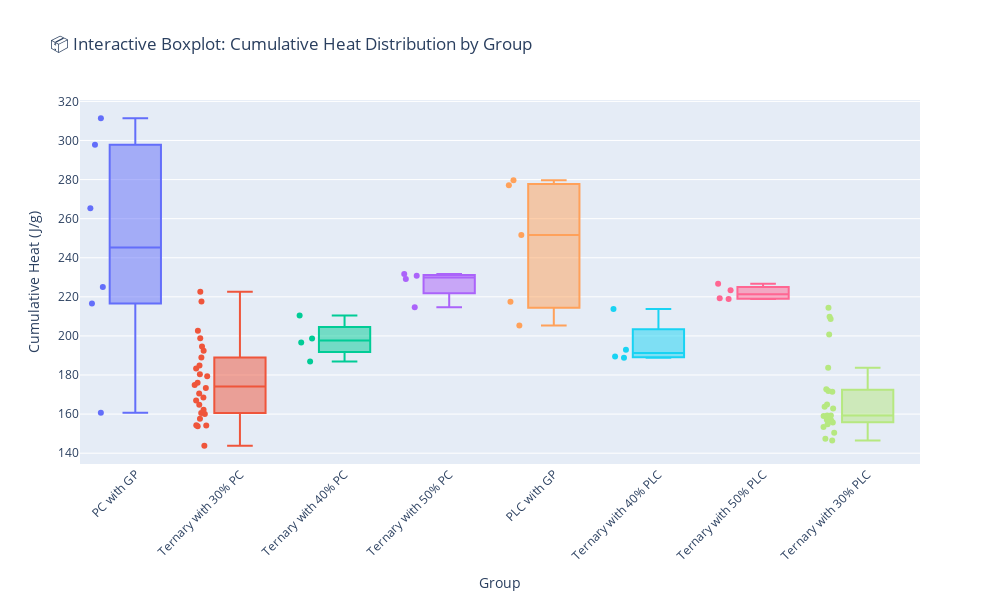

Notebook cell for this chart:
### Markdown cell above
#### 🔍 Insight: ΔHeat Relative to Quartz-Based Binary Blends

This interactive bar chart highlights how each blend group performs relative to its Quartz-based baseline:

- **Positive ΔHeat values** indicate that the SCMs in that group contribute additional hydration energy beyond the baseline binder (PC or PLC).
- **Percentage difference** provides a relative measure of how much improvement (or reduction) is achieved in heat release.
- For example, groups like *Ternary with 50% PC* and *PC with GP* show strong heat contribution, suggesting highly reactive SCM interactions.
- In contrast, smaller ΔHeat or percentage gains may indicate limited reactivity or possible dilution effects.
- This comparison avoids cross-binder confusion by ensuring PC and PLC groups are only compared with their respective baselines.

Use this insight to prioritize **efficient and reactive blend designs** while maintaining binder-type consistency.

### Code cell
import plotly.express as px

# Filter to only the 8 relevant groups
relevant_groups = [
    'PC with GP', 'PLC with GP',
    'Ternary with 30% PC', 'Ternary with 40% PC', 'Ternary with 50% PC',
    'Ternary with 30% PLC', 'Ternary with 40% PLC', 'Ternary with 50% PLC'
]

# Filtered DataFrame for plotting
box_df = df1[df1['Group_names'].isin(relevant_groups)]

# Create interactive boxplot
fig = px.box(
    box_df,
    x="Group_names",
    y="Cumulative Heat (J/g)",
    color="Group_names",
    title="📦 Interactive Boxplot: Cumulative Heat Distribution by Group",
    labels={"Group_names": "Group", "Cumulative Heat (J/g)": "Cumulative Heat (J/g)"},
    points="all"  # shows all data points as scatter
)

fig.update_layout(
    showlegend=False,
    xaxis_tickangle=-45,
    width=1000,
    height=600
)
fig.show()

### Figure 1 — Plotly figure (JSON) as saved in the notebook; plotly's stock layout.template omitted (floating-point values rounded to 4 significant figures)
{"data": [{"alignmentgroup": "True", "boxpoints": "all", "hovertemplate": "Group=%{x}<br>Cumulative Heat (J/g)=%{y}<extra></extra>", "legendgroup": "PC with GP", "marker": {"color": "#636efa"}, "name": "PC with GP", "notched": false, "offsetgroup": "PC with GP", "orientation": "v", "showlegend": true, "type": "box", "x": ["PC with GP", "PC with GP", "PC with GP", "PC with GP", "PC with GP", "PC with GP"], "x0": " ", "xaxis": "x", "y": [297.8, 311.4, 265.4, 225.1, 216.6, 160.6], "y0": " ", "yaxis": "y"}, {"alignmentgroup": "True", "boxpoints": "all", "hovertemplate": "Group=%{x}<br>Cumulative Heat (J/g)=%{y}<extra></extra>", "legendgroup": "Ternary with 30% PC", "marker": {"color": "#EF553B"}, "name": "Ternary with 30% PC", "notched": false, "offsetgroup": "Ternary with 30% PC", "orientation": "v", "showlegend": true, "type": "box", "x": ["Ternary with 30% PC", "Ternary with 30% PC", "Ternary with 30% PC", "Ternary with 30% PC", "Ternary with 30% PC", "Ternary with 30% PC", "Ternary with 30% PC", "Ternary with 30% PC", "Ternary with 30% PC", "Ternary with 30% PC", "Ternary with 30% PC", "Ternary with 30% PC", "Ternary with 30% PC", "Ternary with 30% PC", "Ternary with 30% PC", "Ternary with 30% PC", "Ternary with 30% PC", "Ternary with 30% PC", "Ternary with 30% PC", "Ternary with 30% PC", "Ternary with 30% PC", "Ternary with 30% PC", "Ternary with 30% PC", "Ternary with 30% PC", "Ternary with 30% PC", "Ternary with 30% PC"], "x0": " ", "xaxis": "x", "y": [180.4, 183.3, 202.6, 217.7, 194.6, 222.6, 179.4, 184.9, 189.0, 168.5, 174.9, 176.1, 192.4, 198.8, 154.3, 154.1, 143.8, 157.7, 164.8, 162.2, 153.8, 160.1, 173.4, 170.6, 160.5, 167.0], "y0": " ", "yaxis": "y"}, {"alignmentgroup": "True", "boxpoints": "all", "hovertemplate": "Group=%{x}<br>Cumulative Heat (J/g)=%{y}<extra></extra>", "legendgroup": "Ternary with 40% PC", "marker": {"color": "#00cc96"}, "name": "Ternary with 40% PC", "notched": false, "offsetgroup": "Ternary with 40% PC", "orientation": "v", "showlegend": true, "type": "box", "x": ["Ternary with 40% PC", "Ternary with 40% PC", "Ternary with 40% PC", "Ternary with 40% PC"], "x0": " ", "xaxis": "x", "y": [210.4, 186.8, 196.7, 198.6], "y0": " ", "yaxis": "y"}, {"alignmentgroup": "True", "boxpoints": "all", "hovertemplate": "Group=%{x}<br>Cumulative Heat (J/g)=%{y}<extra></extra>", "legendgroup": "Ternary with 50% PC", "marker": {"color": "#ab63fa"}, "name": "Ternary with 50% PC", "notched": false, "offsetgroup": "Ternary with 50% PC", "orientation": "v", "showlegend": true, "type": "box", "x": ["Ternary with 50% PC", "Ternary with 50% PC", "Ternary with 50% PC", "Ternary with 50% PC"], "x0": " ", "xaxis": "x", "y": [231.7, 214.7, 229.1, 230.8], "y0": " ", "yaxis": "y"}, {"alignmentgroup": "True", "boxpoints": "all", "hovertemplate": "Group=%{x}<br>Cumulative Heat (J/g)=%{y}<extra></extra>", "legendgroup": "PLC with GP", "marker": {"color": "#FFA15A"}, "name": "PLC with GP", "notched": false, "offsetgroup": "PLC with GP", "orientation": "v", "showlegend": true, "type": "box", "x": ["PLC with GP", "PLC with GP", "PLC with GP", "PLC with GP", "PLC with GP"], "x0": " ", "xaxis": "x", "y": [277.1, 279.7, 251.6, 217.5, 205.3], "y0": " ", "yaxis": "y"}, {"alignmentgroup": "True", "boxpoints": "all", "hovertemplate": "Group=%{x}<br>Cumulative Heat (J/g)=%{y}<extra></extra>", "legendgroup": "Ternary with 40% PLC", "marker": {"color": "#19d3f3"}, "name": "Ternary with 40% PLC", "notched": false, "offsetgroup": "Ternary with 40% PLC", "orientation": "v", "showlegend": true, "type": "box", "x": ["Ternary with 40% PLC", "Ternary with 40% PLC", "Ternary with 40% PLC", "Ternary with 40% PLC"], "x0": " ", "xaxis": "x", "y": [213.8, 193.0, 189.5, 188.8], "y0": " ", "yaxis": "y"}, {"alignmentgroup": "True", "boxpoints": "all", "hovertemplate": "Group=%{x}<br>Cumulative Heat (J/g)=%{y}<extra></extra>", "legendgroup": "Ternary with 50% PLC", "marker": {"color": "#FF6692"}, "name": "Ternary with 50% PLC", "notched": false, "offsetgroup": "Ternary with 50% PLC", "orientation": "v", "showlegend": true, "type": "box", "x": ["Ternary with 50% PLC", "Ternary with 50% PLC", "Ternary with 50% PLC", "Ternary with 50% PLC"], "x0": " ", "xaxis": "x", "y": [226.7, 218.8, 223.4, 219.3], "y0": " ", "yaxis": "y"}, {"alignmentgroup": "True", "boxpoints": "all", "hovertemplate": "Group=%{x}<br>Cumulative Heat (J/g)=%{y}<extra></extra>", "legendgroup": "Ternary with 30% PLC", "marker": {"color": "#B6E880"}, "name": "Ternary with 30% PLC", "notched": false, "offsetgroup": "Ternary with 30% PLC", "orientation": "v", "showlegend": true, "type": "box", "x": ["Ternary with 30% PLC", "Ternary with 30% PLC", "Ternary with 30% PLC", "Ternary with 30% PLC", "Ternary with 30% PLC", "Ternary with 30% PLC", "Ternary with 30% PLC", "Ternary with 30% PLC", "Ternary with 30% PLC", "Ternary with 30% PLC", "Ternary with 30% PLC", "Ternary with 30% PLC", "Ternary with 30% PLC", "Ternary with 30% PLC", "Ternary with 30% PLC", "Ternary with 30% PLC", "Ternary with 30% PLC", "Ternary with 30% PLC", "Ternary with 30% PLC", "Ternary with 30% PLC", "Ternary with 30% PLC", "Ternary with 30% PLC", "Ternary with 30% PLC"], "x0": " ", "xaxis": "x", "y": [172.7, 208.6, 209.9, 214.4, 200.7, 171.4, 171.8, 183.8, 159.3, 156.3, 146.5, 155.8, 159.3, 153.4, 147.3, 156.8, 162.9, 154.8, 150.4, 157.1, 159.1, 163.8, 165.0], "y0": " ", "yaxis": "y"}], "layout": {"boxmode": "overlay", "height": 600, "legend": {"title": {"text": "Group"}, "tracegroupgap": 0}, "showlegend": false, "title": {"text": "📦 Interactive Boxplot: Cumulative Heat Distribution by Group"}, "width": 1000, "xaxis": {"anchor": "y", "categoryarray": ["PC with GP", "Ternary with 30% PC", "Ternary with 40% PC", "Ternary with 50% PC", "PLC with GP", "Ternary with 40% PLC", "Ternary with 50% PLC", "Ternary with 30% PLC"], "categoryorder": "array", "domain": [0, 1], "tickangle": -45, "title": {"text": "Group"}}, "yaxis": {"anchor": "x", "domain": [0, 1], "title": {"text": "Cumulative Heat (J/g)"}}}}
